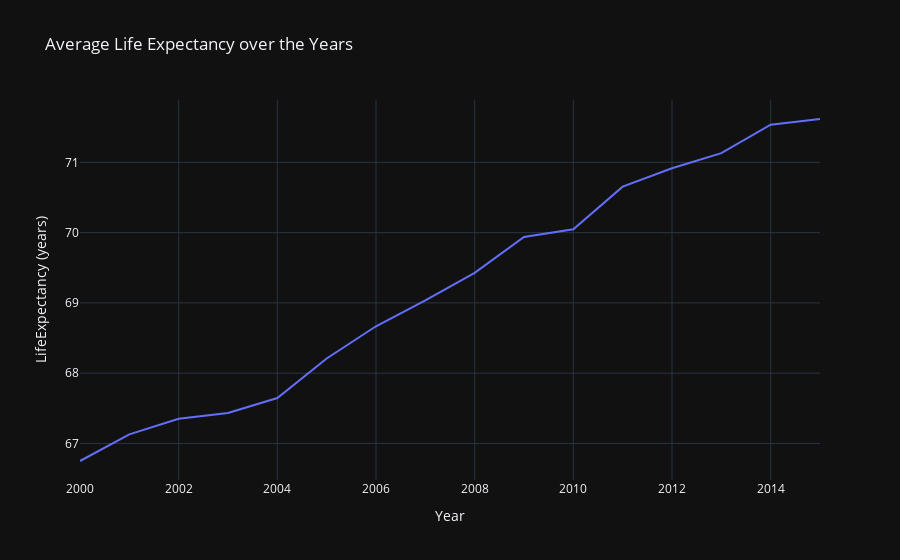

This figure's notebook cell:
### Code cell
fig = px.line(
    avg_life_exp, 
    x='Year', 
    y='Life expectancy',
    title='Average Life Expectancy over the Years',
    labels={'Year': 'Year', 'Life expectancy': 'LifeExpectancy (years)'},
    template='plotly_dark'
)

fig.show()

### Figure 1 — Plotly figure (JSON) as saved in the notebook; plotly's stock layout.template omitted (floating-point values rounded to 4 significant figures)
{"data": [{"hovertemplate": "Year=%{x}<br>LifeExpectancy (years)=%{y}<extra></extra>", "legendgroup": "", "line": {"color": "#636efa", "dash": "solid"}, "marker": {"symbol": "circle"}, "mode": "lines", "name": "", "orientation": "v", "showlegend": false, "type": "scatter", "x": [2000, 2001, 2002, 2003, 2004, 2005, 2006, 2007, 2008, 2009, 2010, 2011, 2012, 2013, 2014, 2015], "xaxis": "x", "y": [66.75, 67.13, 67.35, 67.43, 67.65, 68.21, 68.67, 69.04, 69.43, 69.94, 70.05, 70.65, 70.92, 71.13, 71.54, 71.62], "yaxis": "y"}], "layout": {"autosize": true, "legend": {"tracegroupgap": 0}, "title": {"text": "Average Life Expectancy over the Years"}, "xaxis": {"anchor": "y", "autorange": true, "domain": [0, 1], "range": [2000, 2015], "title": {"text": "Year"}, "type": "linear"}, "yaxis": {"anchor": "x", "autorange": true, "domain": [0, 1], "range": [66.48, 71.89], "title": {"text": "LifeExpectancy (years)"}, "type": "linear"}}}
